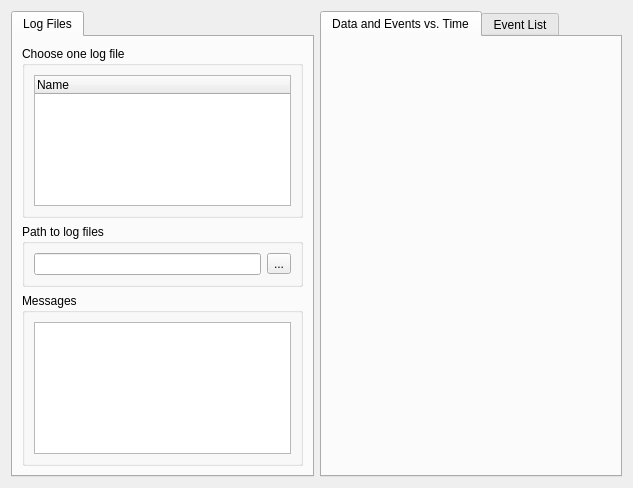
<?xml version="1.0" encoding="UTF-8"?>
<ui version="4.0">
 <class>DS_LogWindow</class>
 <widget class="QWidget" name="DS_LogWindow">
  <property name="geometry">
   <rect>
    <x>0</x>
    <y>0</y>
    <width>633</width>
    <height>488</height>
   </rect>
  </property>
  <property name="windowTitle">
   <string>Driver Station Logs</string>
  </property>
  <layout class="QHBoxLayout" name="horizontalLayout">
   <item>
    <widget class="QTabWidget" name="LogSelectorTab">
     <property name="currentIndex">
      <number>0</number>
     </property>
     <widget class="QWidget" name="LogFiles">
      <attribute name="title">
       <string>Log Files</string>
      </attribute>
      <layout class="QVBoxLayout" name="verticalLayout">
       <item>
        <widget class="QGroupBox" name="LogSelectorWidget">
         <property name="title">
          <string>Choose one log file</string>
         </property>
         <layout class="QVBoxLayout" name="verticalLayout_3">
          <item>
           <widget class="QTreeWidget" name="LogSelector">
            <column>
             <property name="text">
              <string>Name</string>
             </property>
            </column>
           </widget>
          </item>
         </layout>
        </widget>
       </item>
       <item>
        <widget class="QGroupBox" name="PathWidget">
         <property name="title">
          <string>Path to log files</string>
         </property>
         <layout class="QHBoxLayout" name="horizontalLayout_2">
          <item>
           <widget class="QLineEdit" name="LogPath"/>
          </item>
          <item>
           <widget class="QToolButton" name="OpenLog">
            <property name="text">
             <string>...</string>
            </property>
           </widget>
          </item>
         </layout>
        </widget>
       </item>
       <item>
        <widget class="QGroupBox" name="MessagesWidget">
         <property name="title">
          <string>Messages</string>
         </property>
         <layout class="QVBoxLayout" name="verticalLayout_2">
          <item>
           <widget class="QTextEdit" name="Messages">
            <property name="readOnly">
             <bool>true</bool>
            </property>
           </widget>
          </item>
         </layout>
        </widget>
       </item>
      </layout>
     </widget>
    </widget>
   </item>
   <item>
    <widget class="QTabWidget" name="GraphTabs">
     <property name="currentIndex">
      <number>0</number>
     </property>
     <widget class="QWidget" name="DataAndEventsTab">
      <attribute name="title">
       <string>Data and Events vs. Time</string>
      </attribute>
     </widget>
     <widget class="QWidget" name="EventListTab">
      <attribute name="title">
       <string>Event List</string>
      </attribute>
      <layout class="QVBoxLayout" name="verticalLayout_4">
       <item>
        <widget class="QTableWidget" name="EventList">
         <column>
          <property name="text">
           <string>Time</string>
          </property>
         </column>
         <column>
          <property name="text">
           <string>Message</string>
          </property>
         </column>
        </widget>
       </item>
      </layout>
     </widget>
    </widget>
   </item>
  </layout>
 </widget>
 <resources/>
 <connections/>
</ui>
